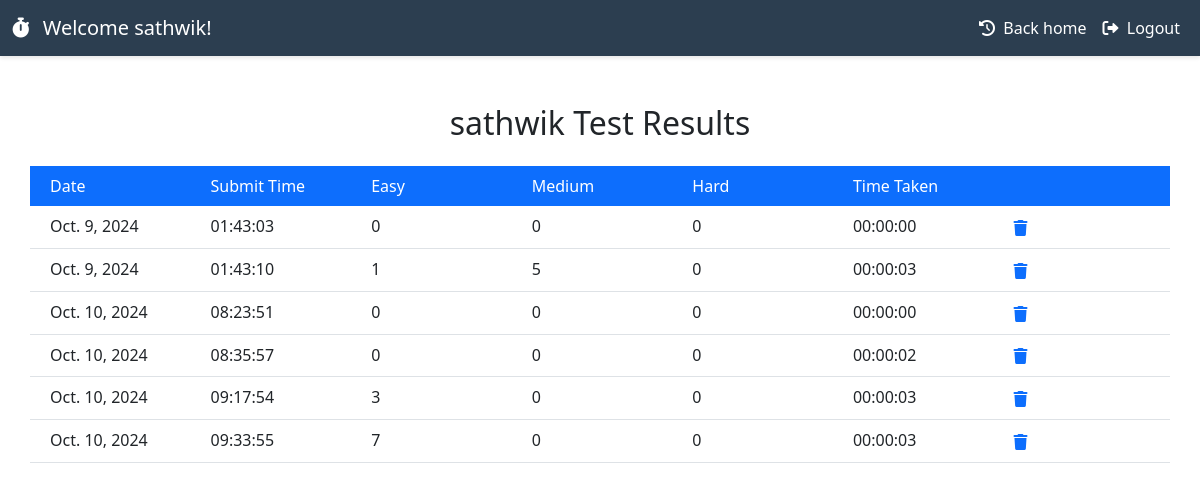
/1-results/ (signed in), run on the app's committed database.
### dsacounter/models.py (models this page shows, shortened)
class progress( models.Model):
    username= models.ForeignKey(User, on_delete=models.CASCADE,blank=True,null=True)
    takentime=models.CharField(max_length=20)
    date = models.DateField()
    submittime = models.CharField(max_length=20)
    easy=models.IntegerField()
    medium=models.IntegerField()
    hard=models.IntegerField()

### dsacounter/views.py (the view)
# urls.py: path('<str:username>-results/',views.results,name='results'),
@login_required
def results(request,username):
    obj=progress.objects.filter(username=username)
    return render(request, 'dsacounter/results.html', { 'obj' : obj} )

### dsacounter/templates/dsacounter/results.html (shortened to what this page needs)
{% load static %}
<!DOCTYPE html>
<html lang="en">
<head>
    <link rel="stylesheet" href="{% static 'counter.css' %}">
    <link href="https://cdn.jsdelivr.net/npm/bootstrap@5.3.3/dist/css/bootstrap.min.css" rel="stylesheet">
    <link href="https://cdnjs.cloudflare.com/ajax/libs/font-awesome/6.0.0-beta3/css/all.min.css" rel="stylesheet">
</head>
<body>
<nav class="navbar navbar-expand-lg navbar-dark">
        <div class="container-fluid">
            <span class="navbar-brand">
                <i class="fas fa-stopwatch me-2"></i>
                Welcome {{ user.username }}!
            </span>
            <div class="collapse navbar-collapse" id="navbarNav">
                <ul class="navbar-nav ms-auto">
                    <li class="nav-item">
                        <a class="nav-link" href="{% url 'home' %}">
                            <i class="fas fa-history me-1"></i> Back home
                        </a>
                    </li>
                    <li class="nav-item">
                        <a class="nav-link" href="{% url 'logout' %}">
                            <i class="fas fa-sign-out-alt me-1"></i> Logout
                        </a>
                    </li>
                </ul>
            </div>
        </div>
    </nav>
    <div class="container mt-5">
        <h2 class="text-center mb-4">{{user.username}} Test Results</h2>
        <div class="row font-weight-bold text-white bg-primary p-2">
            <div class="col">Date</div>
            <div class="col">Submit Time</div>
            <div class="col">Easy</div>
            <div class="col">Medium</div>
            <div class="col">Hard</div>
            <div class="col">Time Taken</div>
            <div class="col"></div>
        </div>
       {% for result in obj %}
        <div class="row border-bottom p-2">
            <div class="col">{{ result.date }}</div>
            <div class="col">{{ result.submittime }}</div>
            <div class="col">{{ result.easy }}</div>
            <div class="col">{{ result.medium }}</div>
            <div class="col">{{ result.hard }}</div>
            <div class="col">{{ result.takentime }}</div>
            <div class="col">
                <button onclick="openDialog('{% url 'dele' user.id result.date result.submittime %}')" class="btn btn-link p-0" style="border: none; background: none;">
                    <i class="fa-solid fa-trash"></i>
                </button>
            </div>
        </div>
        {% endfor %}
    </div>
</body>
</html>

### dsacounter/static/counter.css (style rules this page uses)
:root { --primary-color: #2c3e50; --secondary-color: #3498db; --accent-color: #e74c3c; --text-color: #34495e; --background-color: #ecf0f1; --card-bg: #ffffff; }
body { font-family: 'Roboto', sans-serif; background-color: var(--background-color); color: var(--text-color); transition: all 0.3s ease; }
.navbar { background-color: var(--primary-color); box-shadow: 0 2px 4px rgba(0,0,0,0.1); }
.nav-link { color: var(--card-bg) !important; transition: color 0.3s ease-in-out, transform 0.3s ease; }
.btn { transition: all 0.3s ease-in-out; border: none; }

### data on the page
progress: date "Oct. 9, 2024", submittime "01:43:03", easy "0", medium "0", hard "0", takentime "00:00:00"
progress: date "Oct. 9, 2024", submittime "01:43:10", easy "1", medium "5", hard "0", takentime "00:00:03"
progress: date "Oct. 10, 2024", submittime "08:23:51", easy "0", medium "0", hard "0", takentime "00:00:00"
progress: date "Oct. 10, 2024", submittime "08:35:57", easy "0", medium "0", hard "0", takentime "00:00:02"
progress: date "Oct. 10, 2024", submittime "09:17:54", easy "3", medium "0", hard "0", takentime "00:00:03"
progress: date "Oct. 10, 2024", submittime "09:33:55", easy "7", medium "0", hard "0", takentime "00:00:03"

### other printed values
{{ user.username }} "sathwik"
